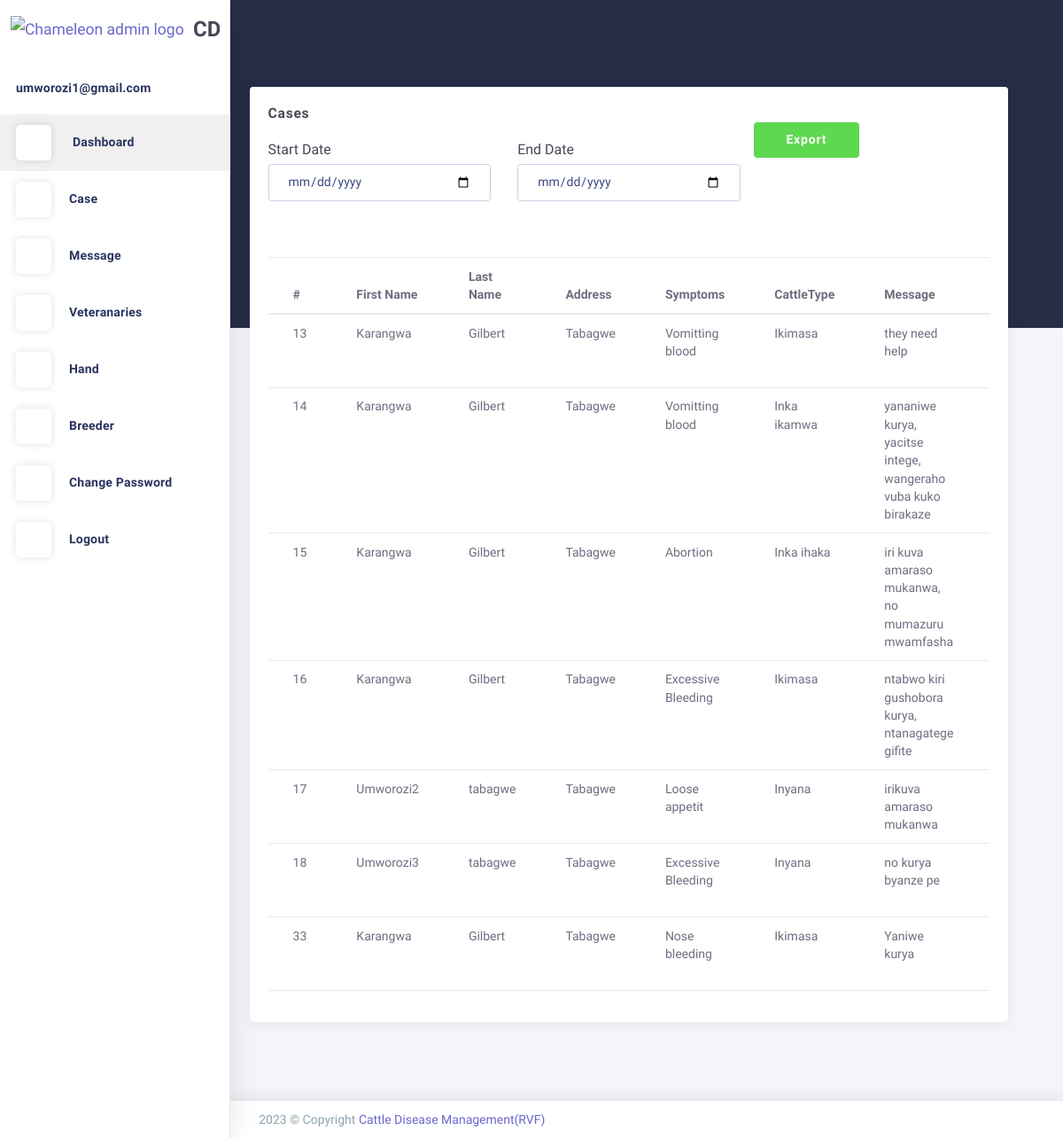
/Cases/ (signed in), run on the app's committed database.
### users/models.py (models this page shows, shortened)
class User(AbstractBaseUser, PermissionsMixin):
    FirstName=models.CharField(max_length=255,  null=True, blank=True)
    LastName=models.CharField(max_length=255,  null=True, blank=True)
    District=models.CharField(max_length=255,  null=True, blank=True)
    Sector=models.CharField(max_length=255,  null=True, blank=True)
    Cell=models.CharField(max_length=255,  null=True, blank=True)
    Province=models.CharField(max_length=255,  null=True, blank=True)
    email = models.EmailField(max_length=255, unique=True)
    phone = models.CharField(max_length=255, unique=True, null=True, blank=True)
    typee = models.CharField(max_length=255, null=True, blank=True)
    active = models.BooleanField(default=True)
    staff = models.BooleanField(default=False)
    admin = models.BooleanField(default=False)
    objects = UserManager()
    USERNAME_FIELD = 'email'
    REQUIRED_FIELDS = []
    @property
    def is_active(self):
        return self.active

class Case(models.Model):
    user = models.ForeignKey(
        'User', on_delete=models.CASCADE, null=True, blank=True)
    Message = models.CharField(max_length=250,blank=True,null=True)
    Sector = models.CharField(max_length=250,blank=True,null=True)
    symptoms = models.CharField(max_length=250,blank=True,null=True)
    cattleType = models.CharField(max_length=250,blank=True,null=True)
    image = models.ImageField(null=True, blank=True)
    reply = models.TextField(blank=True, null=True,
                             default="None")
    replied = models.BooleanField(default=False)
    send_at = models.DateField(auto_now_add=True)

### users/views.py (the view)
# urls.py: path('Cases/',Cases,name='Cases'),
def Cases(request):
    cases=Case.objects.filter(Sector =request.user.Sector)
    return render(request, 'Cases.html',{'cases':cases})

### users/templates/Cases.html (shortened to what this page needs)
{% extends 'base.html'%}
{% load static %}
{% block content%}
<div class="app-content content" style="margin-left:-40px;">
    <div class="content-wrapper">
      <div class="content-header row">
        <div class="content-header-left col-md-4 col-12 mb-2">
        </div>
      </div>
      <div class="content-body">
        <div class="row">
           <div class="col-12">
              <div class="card">
                  <div class="card-header">
                      <h4 class="card-title">Cases </h4>
                      <form enctype="multipart/form-data" action="{% url 'exportCsv' %}" method='POST'>
                        <div class="row">
                          <fieldset class="form-group col-lg-4">
                            <h5 class="mt-2">Start Date</h5>
                            <input type="date" class="form-control" id="basicInput" name="start" />
                          </fieldset>
                          <fieldset class="form-group col-lg-4">
                            <h5 class="mt-2">End Date</h5>
                            <input type="date" class="form-control" id="basicInput" name="end" />
                          </fieldset>
                          <div class="form-group">
                            <button type="submit" class="btn btn-success btn-min-width mr-1 col-lg-4" >Export</button>
                          </div>
                        </div>
                      </form>
                      <div class="heading-elements">
                          <ul class="list-inline mb-0">
                              <li><a data-action="collapse"><i class="ft-minus"></i></a></li>
                              <li><a data-action="expand"><i class="ft-maximize"></i></a></li>
                              <li><a data-action="close"><i class="ft-x"></i></a></li>
                          </ul>
                      </div>
                  </div>
          <div class="card-content collapse show">
              <div class="card-body">
                  <div class="table-responsive">
                      <table class="table">
                        <thead>
                            <tr>
                                <th>#</th>
                                <th>First Name</th>
                                <th>Last Name</th>
                                <th>Address</th>
                                <th>Symptoms</th>
                                <th>CattleType</th>
                                <th>Message</th>
                                <th>SendAt</th>
                            </tr>
                        </thead>
                        <tbody>
                          {% for case in cases%}
                            <tr>
                                <td scope="row">{{case.id}}</td>
                                <td>{{case.user.FirstName}}</td>
                                <td>{{case.user.LastName}}</td>
                                <td>{{case.user.Sector}}</td>
                                <td>{{case.symptoms}}</td>
                                <td>{{case.cattleType}}</td>
                                <td>{{case.Message}}</td>
                                <td>{{case.send_at}}</td>
                            </tr>
                            {% endfor %}
                        </tbody>
                    </table>
                  </div>
              </div>
          </div>
      </div>
  </div>
</div>
      </div>
    </div>
  </div>
{% endblock content%}

### users/templates/base.html (shortened to what this page needs)
<!DOCTYPE html>
<html class="loading" lang="en" data-textdirection="ltr">
  <head>
    {% load static %}
    <link href="https://maxcdn.icons8.com/fonts/line-awesome/1.1/css/line-awesome.min.css" rel="stylesheet">
    <link rel="stylesheet" type="text/css" href="{% static "theme-assets/css/vendors.css" %}">
    <link rel="stylesheet" type="text/css" href="{% static "theme-assets/vendors/css/charts/chartist.css" %}">
    <link rel="stylesheet" type="text/css" href="{% static "theme-assets/css/app-lite.css" %}">
    <link rel="stylesheet" type="text/css" href="{% static "theme-assets/css/core/menu/menu-types/vertical-menu.css" %}">
    <link rel="stylesheet" type="text/css" href="{% static "theme-assets/css/core/colors/palette-gradient.css" %}">
    <link rel="stylesheet" type="text/css" href="{% static "theme-assets/css/pages/dashboard-ecommerce.css" %}">
  </head>
  <body class="vertical-layout vertical-menu 2-columns   menu-expanded fixed-navbar" data-open="click" data-menu="vertical-menu" data-color="bg-chartbg" data-col="2-columns">
    <nav class="header-navbar navbar-expand-md navbar navbar-with-menu navbar-without-dd-arrow fixed-top navbar-semi-light">
      <div class="navbar-wrapper">
        <div class="navbar-container content">
        </div>
      </div>
    </nav>
    <div class="main-menu menu-fixed menu-light menu-accordion    menu-shadow " data-scroll-to-active="true" data-img="{% static "theme-assets/images/backgrounds/02.jpg" %}">
      <div class="navbar-header">
        <ul class="nav navbar-nav flex-row">
          <li class="nav-item mr-auto"><a class="navbar-brand" href=""><img class="brand-logo" alt="Chameleon admin logo" src="{% static "theme-assets/images/logo/Logo.png" %}"/>
              <h3 class="brand-text" style="font-size: x-large;">CDM(RVF)</h3></a></li>
        </ul>
      </div>
      <div class="main-menu-content">
        <ul class="navigation navigation-main" id="main-menu-navigation" data-menu="menu-navigation">
          <li><a href=""><span class="menu-title" data-i18n="">{{request.user.email}}</span></a>
          </li>
            <li class="active"><a href="{% url 'Dashboard' %}"><i class="ft-home"></i><span class="menu-title" data-i18n="">Dashboard</span></a>
            </li>
            <li class=" nav-item"><a href="{% url 'Cases' %}"><i class="ft-pie-chart"></i><span class="menu-title" data-i18n="">Case</span></a>
            </li>
            {% if request.user.typee != "Admin" %}
            <li class=" nav-item"><a href="{% url 'Messages' %}"><i class="ft-pie-chart"></i><span class="menu-title" data-i18n="">Message</span></a>
            </li>
            {%endif%}
            <li class=" nav-item"><a href="{% url 'Vet' %}"><i class="ft-droplet"></i><span class="menu-title" data-i18n="">Veteranaries</span></a>
            </li>
            {% if request.user.typee != "Hand" %}
            <li class=" nav-item"><a href="{% url 'Hand' %}"><i class="ft-box"></i><span class="menu-title" data-i18n="">Hand</span></a>
            </li>
            {%endif%}
            <li class=" nav-item"><a href="{% url 'Breeder' %}"><i class="ft-layers"></i><span class="menu-title" data-i18n="">Breeder</span></a>
            </li>
            <li class=" nav-item"><a href="{% url 'changeuserpassword' request.user.id %}"><i class="ft-box"></i><span class="menu-title" data-i18n="">Change Password</span></a>
            </li>
            <li class=" nav-item"><a href="{% url 'logout' %}"><i class="ft-bold"></i><span class="menu-title" data-i18n="">Logout</span></a>
            </li>
          </ul>
      </div>
      <div class="navigation-background"></div>
    </div>
    <div class="app-content content">
      <div class="content-wrapper">
        <div class="content-body">
    {% block content %}
                    {% endblock content %}
        </div>
      </div>
    </div>
    <footer class="footer footer-static footer-light navbar-border navbar-shadow">
      <div class="clearfix blue-grey lighten-2 text-sm-center mb-0 px-2"><span class="float-md-left d-block d-md-inline-block">2023  &copy; Copyright <a class="text-bold-800 grey darken-2" href="" target="_blank">Cattle Disease Management(RVF)</a></span>
      </div>
    </footer>
  </body>
</html>

### Cattlecare/static/theme-assets/css/core/menu/menu-types/vertical-menu.css (style rules this page uses)
body.vertical-layout.vertical-menu.menu-expanded .navbar-header { z-index: 999; float: left; width: 260px; }
body.vertical-layout.vertical-menu.menu-expanded .navbar .navbar-container { margin-left: 260px; }
body.vertical-layout.vertical-menu.menu-expanded .main-menu { width: 260px; -webkit-transition: 300ms ease all; -moz-transition: 300ms ease all; -o-transition: 300ms ease all; transition: 300ms ease all; -webkit-backface-visibility: hidden; -moz-backface-visibility: hidden; backface-visibility: hidden; }
body.vertical-layout.vertical-menu.menu-expanded .main-menu .navigation > li > a > i:before { font-size: 1.5rem; }
body.vertical-layout.vertical-menu.menu-expanded .main-menu .navigation > li > a > span { -webkit-transition: -webkit-transform .3s ease; -moz-transition: transform .3s ease, -moz-transform .3s ease; -o-transition: -o-transform .3s ease; transition: -webkit-transform .3s ease; transition: transform .3s ease; transition: transform .3s ease, -webkit-transform .3s ease, -moz-transform .3s ease, -o-transform .3s ease; }
body.vertical-layout.vertical-menu.menu-expanded .main-menu.menu-light .navigation > li > a > i { line-height: 40px; display: inline-block; width: 40px; height: 40px; margin-right: 20px; text-align: center; vertical-align: middle; border-radius: 12%; background: #fff; -webkit-box-shadow: 0 0 10px rgba(0, 0, 0, .12); box-shadow: 0 0 10px rgba(0, 0, 0, .12); }
body.vertical-layout.vertical-menu.menu-expanded .content, body.vertical-layout.vertical-menu.menu-expanded .footer { margin-left: 260px; }

### Cattlecare/static/theme-assets/css/pages/dashboard-ecommerce.css (style rules this page uses)
.content .content-wrapper { padding-top: 0 !important; }

### data on the page
User: user.email "umworozi1@gmail.com"
Case: id "13", user.FirstName "Karangwa", user.LastName "Gilbert", user.Sector "Tabagwe", symptoms "Vomitting blood", cattleType "Ikimasa", Message "they need help"
Case: id "14", user.FirstName "Karangwa", user.LastName "Gilbert", user.Sector "Tabagwe", symptoms "Vomitting blood", cattleType "Inka ikamwa", Message "yananiwe kurya, yacitse intege, wangeraho vuba kuko birakaze"
Case: id "15", user.FirstName "Karangwa", user.LastName "Gilbert", user.Sector "Tabagwe", symptoms "Abortion", cattleType "Inka ihaka", Message "iri kuva amaraso mukanwa, no mumazuru mwamfasha"
Case: id "16", user.FirstName "Karangwa", user.LastName "Gilbert", user.Sector "Tabagwe", symptoms "Excessive Bleeding", cattleType "Ikimasa", Message "ntabwo kiri gushobora kurya, ntanagatege gifite"
Case: id "17", user.FirstName "Umworozi2", user.LastName "tabagwe", user.Sector "Tabagwe", symptoms "Loose appetit", cattleType "Inyana", Message "irikuva amaraso mukanwa"
Case: id "18", user.FirstName "Umworozi3", user.LastName "tabagwe", user.Sector "Tabagwe", symptoms "Excessive Bleeding", cattleType "Inyana", Message "no kurya byanze pe"
Case: id "33", user.FirstName "Karangwa", user.LastName "Gilbert", user.Sector "Tabagwe", symptoms "Nose bleeding", cattleType "Ikimasa", Message "Yaniwe kurya"
